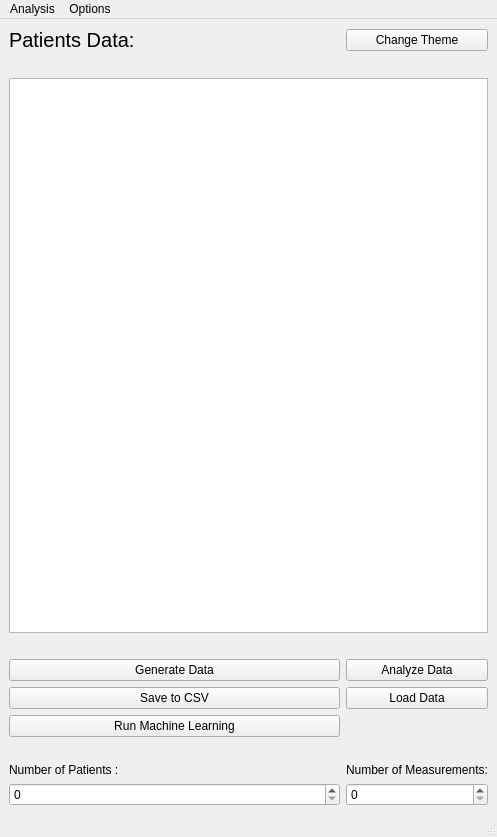
<?xml version="1.0" encoding="UTF-8"?>
<ui version="4.0">
 <class>MainPPO</class>
 <widget class="QMainWindow" name="MainPPO">
  <property name="geometry">
   <rect>
    <x>0</x>
    <y>0</y>
    <width>497</width>
    <height>837</height>
   </rect>
  </property>
  <property name="windowTitle">
   <string>MainPPO</string>
  </property>
  <property name="autoFillBackground">
   <bool>false</bool>
  </property>
  <widget class="QWidget" name="centralwidget">
   <layout class="QGridLayout" name="gridLayout">
    <item row="0" column="0">
     <widget class="QLabel" name="label">
      <property name="font">
       <font>
        <pointsize>15</pointsize>
       </font>
      </property>
      <property name="text">
       <string>Patients Data:</string>
      </property>
     </widget>
    </item>
    <item row="0" column="1">
     <widget class="QPushButton" name="themeSwitchButton">
      <property name="text">
       <string>Change Theme</string>
      </property>
     </widget>
    </item>
    <item row="1" column="0">
     <spacer name="horizontalSpacer_2">
      <property name="orientation">
       <enum>Qt::Horizontal</enum>
      </property>
      <property name="sizeHint" stdset="0">
       <size>
        <width>40</width>
        <height>20</height>
       </size>
      </property>
     </spacer>
    </item>
    <item row="3" column="0">
     <spacer name="horizontalSpacer_3">
      <property name="orientation">
       <enum>Qt::Horizontal</enum>
      </property>
      <property name="sizeHint" stdset="0">
       <size>
        <width>40</width>
        <height>20</height>
       </size>
      </property>
     </spacer>
    </item>
    <item row="4" column="0">
     <widget class="QPushButton" name="generateDataButton">
      <property name="styleSheet">
       <string notr="true"/>
      </property>
      <property name="text">
       <string>Generate Data</string>
      </property>
     </widget>
    </item>
    <item row="4" column="1">
     <widget class="QPushButton" name="analyzeDataButton">
      <property name="text">
       <string>Analyze Data</string>
      </property>
     </widget>
    </item>
    <item row="5" column="0">
     <widget class="QPushButton" name="saveToCSVButton">
      <property name="text">
       <string>Save to CSV</string>
      </property>
     </widget>
    </item>
    <item row="5" column="1">
     <widget class="QPushButton" name="LoadData">
      <property name="text">
       <string>Load Data</string>
      </property>
     </widget>
    </item>
    <item row="6" column="0">
     <widget class="QPushButton" name="runMLButton">
      <property name="text">
       <string>Run Machine Learning</string>
      </property>
     </widget>
    </item>
    <item row="7" column="0">
     <spacer name="horizontalSpacer">
      <property name="orientation">
       <enum>Qt::Horizontal</enum>
      </property>
      <property name="sizeHint" stdset="0">
       <size>
        <width>40</width>
        <height>20</height>
       </size>
      </property>
     </spacer>
    </item>
    <item row="8" column="0">
     <widget class="QLabel" name="label_2">
      <property name="text">
       <string>Number of Patients :</string>
      </property>
     </widget>
    </item>
    <item row="8" column="1">
     <widget class="QLabel" name="label_3">
      <property name="text">
       <string>Number of Measurements:</string>
      </property>
     </widget>
    </item>
    <item row="9" column="0">
     <widget class="QSpinBox" name="numPatientsSpinBox"/>
    </item>
    <item row="9" column="1">
     <widget class="QSpinBox" name="numMeasurementsSpinBox"/>
    </item>
    <item row="2" column="0" colspan="2">
     <widget class="QTextEdit" name="textEdit"/>
    </item>
   </layout>
  </widget>
  <widget class="QMenuBar" name="menubar">
   <property name="geometry">
    <rect>
     <x>0</x>
     <y>0</y>
     <width>497</width>
     <height>21</height>
    </rect>
   </property>
   <widget class="QMenu" name="menuAnalysis">
    <property name="title">
     <string>Analysis</string>
    </property>
    <addaction name="actionCalculateAverage"/>
    <addaction name="actionCalculateMaxMin"/>
    <addaction name="actionHealthOverview"/>
    <addaction name="actionStandardDeviation"/>
    <addaction name="actionVariance"/>
   </widget>
   <widget class="QMenu" name="menuExit">
    <property name="title">
     <string>Options</string>
    </property>
    <addaction name="actionSet_Default_Directory"/>
    <addaction name="actionExit"/>
   </widget>
   <addaction name="menuAnalysis"/>
   <addaction name="menuExit"/>
  </widget>
  <widget class="QStatusBar" name="statusbar"/>
  <action name="actionCalculateAverage">
   <property name="checkable">
    <bool>false</bool>
   </property>
   <property name="text">
    <string>Average Values</string>
   </property>
  </action>
  <action name="actionCalculateMaxMin">
   <property name="text">
    <string>Max/Min Values</string>
   </property>
  </action>
  <action name="actionHealthOverview">
   <property name="text">
    <string>Health Overview</string>
   </property>
  </action>
  <action name="actionExit">
   <property name="text">
    <string>Exit</string>
   </property>
  </action>
  <action name="actionSet_Default_Directory">
   <property name="text">
    <string>Set Default Directory</string>
   </property>
  </action>
  <action name="actionStandardDeviation">
   <property name="text">
    <string>Standard Deviation</string>
   </property>
  </action>
  <action name="actionVariance">
   <property name="text">
    <string>Variance</string>
   </property>
  </action>
 </widget>
 <resources/>
 <connections/>
</ui>
